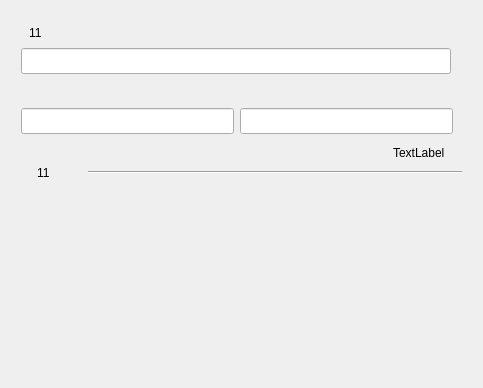
<?xml version="1.0" encoding="UTF-8"?>
<ui version="4.0">
 <class>AngKTabSite</class>
 <widget class="QWidget" name="AngKTabSite">
  <property name="geometry">
   <rect>
    <x>0</x>
    <y>0</y>
    <width>483</width>
    <height>388</height>
   </rect>
  </property>
  <property name="windowTitle">
   <string>AngKTabSite</string>
  </property>
  <layout class="QVBoxLayout" name="verticalLayout_2">
   <property name="spacing">
    <number>0</number>
   </property>
   <property name="leftMargin">
    <number>15</number>
   </property>
   <property name="topMargin">
    <number>20</number>
   </property>
   <property name="rightMargin">
    <number>15</number>
   </property>
   <property name="bottomMargin">
    <number>28</number>
   </property>
   <item>
    <widget class="QWidget" name="horizontalWidget" native="true">
     <property name="minimumSize">
      <size>
       <width>0</width>
       <height>60</height>
      </size>
     </property>
     <property name="maximumSize">
      <size>
       <width>16777215</width>
       <height>60</height>
      </size>
     </property>
     <layout class="QHBoxLayout" name="horizontalLayout">
      <property name="leftMargin">
       <number>6</number>
      </property>
      <property name="topMargin">
       <number>1</number>
      </property>
      <property name="rightMargin">
       <number>5</number>
      </property>
      <property name="bottomMargin">
       <number>1</number>
      </property>
      <item>
       <layout class="QVBoxLayout" name="verticalLayout">
        <property name="spacing">
         <number>3</number>
        </property>
        <item>
         <layout class="QHBoxLayout" name="horizontalLayout_7">
          <property name="spacing">
           <number>0</number>
          </property>
          <property name="leftMargin">
           <number>8</number>
          </property>
          <item>
           <widget class="QLabel" name="visionLabel">
            <property name="minimumSize">
             <size>
              <width>0</width>
              <height>18</height>
             </size>
            </property>
            <property name="maximumSize">
             <size>
              <width>16777215</width>
              <height>18</height>
             </size>
            </property>
            <property name="text">
             <string>11</string>
            </property>
           </widget>
          </item>
         </layout>
        </item>
        <item>
         <widget class="QLineEdit" name="visionLineEdit">
          <property name="minimumSize">
           <size>
            <width>430</width>
            <height>26</height>
           </size>
          </property>
          <property name="maximumSize">
           <size>
            <width>430</width>
            <height>26</height>
           </size>
          </property>
         </widget>
        </item>
       </layout>
      </item>
      <item>
       <spacer name="horizontalSpacer">
        <property name="orientation">
         <enum>Qt::Horizontal</enum>
        </property>
        <property name="sizeHint" stdset="0">
         <size>
          <width>40</width>
          <height>20</height>
         </size>
        </property>
       </spacer>
      </item>
     </layout>
    </widget>
   </item>
   <item>
    <widget class="QWidget" name="horizontalWidget_2" native="true">
     <property name="minimumSize">
      <size>
       <width>0</width>
       <height>60</height>
      </size>
     </property>
     <property name="maximumSize">
      <size>
       <width>16777215</width>
       <height>60</height>
      </size>
     </property>
     <layout class="QHBoxLayout" name="horizontalLayout_2">
      <property name="leftMargin">
       <number>6</number>
      </property>
      <property name="topMargin">
       <number>1</number>
      </property>
      <property name="rightMargin">
       <number>5</number>
      </property>
      <property name="bottomMargin">
       <number>1</number>
      </property>
      <item>
       <layout class="QVBoxLayout" name="verticalLayout_3">
        <property name="spacing">
         <number>3</number>
        </property>
        <item>
         <layout class="QHBoxLayout" name="horizontalLayout_9">
          <property name="spacing">
           <number>5</number>
          </property>
          <property name="leftMargin">
           <number>8</number>
          </property>
          <item>
           <widget class="QLabel" name="passSymbol">
            <property name="minimumSize">
             <size>
              <width>16</width>
              <height>16</height>
             </size>
            </property>
            <property name="maximumSize">
             <size>
              <width>16</width>
              <height>16</height>
             </size>
            </property>
            <property name="text">
             <string/>
            </property>
           </widget>
          </item>
          <item>
           <widget class="QLabel" name="passCntLabel">
            <property name="minimumSize">
             <size>
              <width>0</width>
              <height>18</height>
             </size>
            </property>
            <property name="maximumSize">
             <size>
              <width>16777215</width>
              <height>18</height>
             </size>
            </property>
            <property name="text">
             <string/>
            </property>
           </widget>
          </item>
         </layout>
        </item>
        <item>
         <widget class="QLineEdit" name="passCntLineEdit">
          <property name="minimumSize">
           <size>
            <width>213</width>
            <height>26</height>
           </size>
          </property>
          <property name="maximumSize">
           <size>
            <width>213</width>
            <height>26</height>
           </size>
          </property>
         </widget>
        </item>
       </layout>
      </item>
      <item>
       <layout class="QVBoxLayout" name="verticalLayout_4">
        <property name="spacing">
         <number>3</number>
        </property>
        <item>
         <layout class="QHBoxLayout" name="horizontalLayout_10">
          <property name="spacing">
           <number>5</number>
          </property>
          <property name="leftMargin">
           <number>8</number>
          </property>
          <item>
           <widget class="QLabel" name="failSymbol">
            <property name="minimumSize">
             <size>
              <width>16</width>
              <height>16</height>
             </size>
            </property>
            <property name="maximumSize">
             <size>
              <width>16</width>
              <height>16</height>
             </size>
            </property>
            <property name="text">
             <string/>
            </property>
           </widget>
          </item>
          <item>
           <widget class="QLabel" name="failCntLabel">
            <property name="minimumSize">
             <size>
              <width>0</width>
              <height>18</height>
             </size>
            </property>
            <property name="maximumSize">
             <size>
              <width>16777215</width>
              <height>18</height>
             </size>
            </property>
            <property name="text">
             <string/>
            </property>
           </widget>
          </item>
         </layout>
        </item>
        <item>
         <widget class="QLineEdit" name="failCntLineEdit">
          <property name="minimumSize">
           <size>
            <width>213</width>
            <height>26</height>
           </size>
          </property>
          <property name="maximumSize">
           <size>
            <width>213</width>
            <height>26</height>
           </size>
          </property>
         </widget>
        </item>
       </layout>
      </item>
      <item>
       <spacer name="horizontalSpacer_2">
        <property name="orientation">
         <enum>Qt::Horizontal</enum>
        </property>
        <property name="sizeHint" stdset="0">
         <size>
          <width>40</width>
          <height>20</height>
         </size>
        </property>
       </spacer>
      </item>
     </layout>
    </widget>
   </item>
   <item>
    <layout class="QHBoxLayout" name="horizontalLayout_8">
     <property name="leftMargin">
      <number>6</number>
     </property>
     <property name="topMargin">
      <number>1</number>
     </property>
     <property name="rightMargin">
      <number>23</number>
     </property>
     <property name="bottomMargin">
      <number>1</number>
     </property>
     <item>
      <spacer name="horizontalSpacer_6">
       <property name="orientation">
        <enum>Qt::Horizontal</enum>
       </property>
       <property name="sizeHint" stdset="0">
        <size>
         <width>40</width>
         <height>20</height>
        </size>
       </property>
      </spacer>
     </item>
     <item>
      <widget class="QLabel" name="moreInfoLabel">
       <property name="minimumSize">
        <size>
         <width>0</width>
         <height>23</height>
        </size>
       </property>
       <property name="maximumSize">
        <size>
         <width>16777215</width>
         <height>23</height>
        </size>
       </property>
       <property name="text">
        <string>TextLabel</string>
       </property>
      </widget>
     </item>
    </layout>
   </item>
   <item>
    <widget class="QWidget" name="widget" native="true">
     <layout class="QVBoxLayout" name="verticalLayout_5">
      <property name="leftMargin">
       <number>0</number>
      </property>
      <property name="topMargin">
       <number>0</number>
      </property>
      <property name="rightMargin">
       <number>0</number>
      </property>
      <property name="bottomMargin">
       <number>0</number>
      </property>
      <item>
       <layout class="QHBoxLayout" name="horizontalLayout_4">
        <property name="spacing">
         <number>6</number>
        </property>
        <property name="rightMargin">
         <number>6</number>
        </property>
        <item>
         <widget class="QLabel" name="socketSymbolLabel">
          <property name="minimumSize">
           <size>
            <width>16</width>
            <height>16</height>
           </size>
          </property>
          <property name="maximumSize">
           <size>
            <width>16</width>
            <height>16</height>
           </size>
          </property>
          <property name="text">
           <string/>
          </property>
         </widget>
        </item>
        <item>
         <widget class="QLabel" name="socketLabel">
          <property name="minimumSize">
           <size>
            <width>45</width>
            <height>16</height>
           </size>
          </property>
          <property name="maximumSize">
           <size>
            <width>45</width>
            <height>16</height>
           </size>
          </property>
          <property name="text">
           <string>11</string>
          </property>
         </widget>
        </item>
        <item>
         <widget class="Line" name="line">
          <property name="orientation">
           <enum>Qt::Horizontal</enum>
          </property>
         </widget>
        </item>
       </layout>
      </item>
      <item>
       <widget class="QtTreePropertyBrowser" name="socketProperty" native="true">
        <property name="minimumSize">
         <size>
          <width>0</width>
          <height>166</height>
         </size>
        </property>
       </widget>
      </item>
     </layout>
    </widget>
   </item>
   <item>
    <spacer name="verticalSpacer_3">
     <property name="orientation">
      <enum>Qt::Vertical</enum>
     </property>
     <property name="sizeType">
      <enum>QSizePolicy::Fixed</enum>
     </property>
     <property name="sizeHint" stdset="0">
      <size>
       <width>20</width>
       <height>5</height>
      </size>
     </property>
    </spacer>
   </item>
  </layout>
 </widget>
 <layoutdefault spacing="6" margin="11"/>
 <customwidgets>
  <customwidget>
   <class>QtTreePropertyBrowser</class>
   <extends>QWidget</extends>
   <header>qttreepropertybrowser.h</header>
   <container>1</container>
  </customwidget>
 </customwidgets>
 <resources/>
 <connections/>
</ui>
